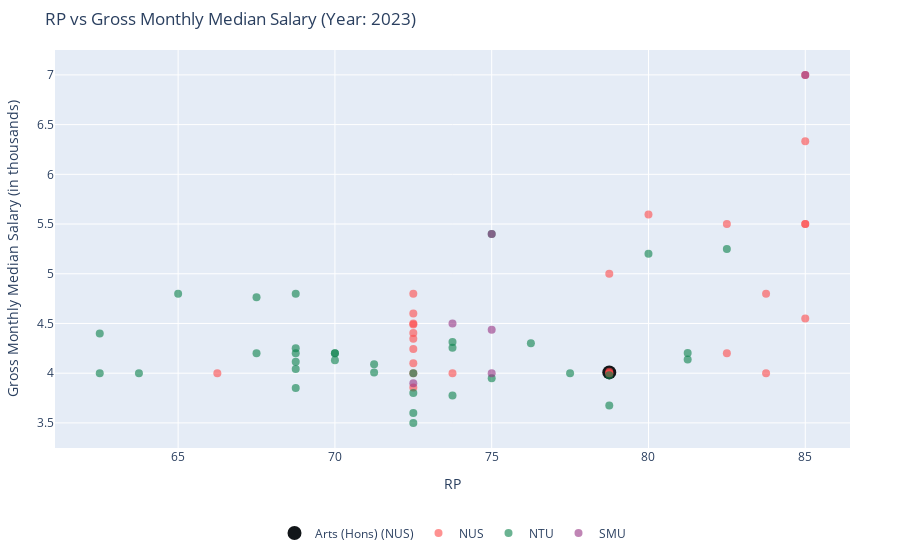

This figure's notebook cell:
### Markdown cell above
# RP vs Median

### Code cell
# Filtering data for the latest year available for the selected course
latest_year = input_df.loc[(input_df['course'] == selected_course)
                           & (input_df['uni']==selected_uni), 'year'].max()
filtered_df = input_df[(input_df['year'] == latest_year)
                       & (input_df.summary_row==0)].copy()

# Divide gross_monthly_median by 1,000 for formatting
filtered_df['gross_monthly_median'] = filtered_df['gross_monthly_median'] / 1000

# Add custom data for tooltips (course name, RP, and gross monthly median)
filtered_df['tooltip'] = filtered_df.apply(lambda row: f"{row['course']}<br>RP: {row['RP']}<br>Median Salary: ${row['gross_monthly_median']:.2f}K", axis=1)
filtered_df['empty'] = ""

# Creating the scatter plot [NUS, NTU, SMU]
colors = ['#fe4a49', '#09814a', '#963484']
color_map = {uni: colors[i % len(colors)] for i, uni in enumerate(filtered_df['uni'].unique())}
# Store Graph Object traces
traces = []

# Highlighting the selected course
selected_data = filtered_df[(filtered_df['course'] == selected_course)
                            & (filtered_df.uni==selected_uni)]
selected_trace= go.Scatter(
            x=selected_data['RP'], 
            y=selected_data['gross_monthly_median'], 
            mode='markers', 
            name=f"{selected_course} ({selected_uni})", 
            marker=dict(color='#121619', size=14),
            hovertemplate='<b>{}</b><br>RP: {}<br>Median Salary: ${:.2f}K'.format(selected_course, selected_data['RP'].values[0], selected_data['gross_monthly_median'].values[0])
        )
traces.append(selected_trace)

# Other courses data
other_courses_df = filtered_df.loc[~((filtered_df.course == selected_course)
                                 & (filtered_df.uni==selected_uni))]

# Iterate over all other uni courses by uni
for uni in other_courses_df['uni'].unique():
    uni_data = other_courses_df[other_courses_df['uni'] == uni]
    trace = go.Scatter(
        x=uni_data['RP'],
        y=uni_data['gross_monthly_median'],
        mode='markers',
        name=uni,
        marker=dict(color=color_map[uni], size=8, opacity=0.6),
        customdata=uni_data['tooltip'],
        hovertemplate='%{customdata}'  # This ensures only the custom tooltip is displayed
    )
    # Add the trace
    traces.append(trace)




# Create the layout
layout = go.Layout(
    title=f"RP vs Gross Monthly Median Salary (Year: {latest_year})",
    xaxis=dict(title='RP'),
    yaxis=dict(title='Gross Monthly Median Salary (in thousands)'),
    legend=dict(title=None, orientation="h", yanchor="bottom", y=-0.25, xanchor="center", x=0.5),
    margin=dict(l=50, r=50, t=50, b=100)
)

# Create the figure
fig = go.Figure(data=traces, layout=layout)

fig.show()

### Figure 1 — Plotly figure (JSON) as saved in the notebook; plotly's stock layout.template omitted (floating-point values rounded to 4 significant figures)
{"data": [{"hovertemplate": "<b>Arts (Hons)</b><br>RP: 78.75<br>Median Salary: $4.01K", "marker": {"color": "#121619", "size": 14}, "mode": "markers", "name": "Arts (Hons) (NUS)", "type": "scatter", "x": [78.75], "y": [4.008]}, {"customdata": ["Real Estate<br>RP: 73.75<br>Median Salary: $4.00K", "Business Analytics<br>RP: 85.0<br>Median Salary: $5.50K", "Computer Science<br>RP: 85.0<br>Median Salary: $6.33K", "Information Security<br>RP: 82.5<br>Median Salary: $5.50K", "Information Systems<br>RP: 85.0<br>Median Salary: $5.50K", "Industrial Design<br>RP: 78.75<br>Median Salary: $4.00K", "Architecture<br>RP: 68.75<br>Median Salary: $nanK", "Project & Facilities Management<br>RP: 72.5<br>Median Salary: $3.85K", "Social Sciences<br>RP: 78.75<br>Median Salary: $4.01K", "Nursing (Hons)<br>RP: 66.25<br>Median Salary: $4.00K", "Medicine<br>RP: 85.0<br>Median Salary: $nanK", "Mechanical Engineering<br>RP: 72.5<br>Median Salary: $4.49K", "Law<br>RP: 85.0<br>Median Salary: $7.00K", "Accountancy (Hons)<br>RP: 82.5<br>Median Salary: $4.20K", "Business Administration (Hons)<br>RP: 83.75<br>Median Salary: $4.80K", "Environmental Studies<br>RP: 83.75<br>Median Salary: $4.00K", "Civil Engineering<br>RP: 72.5<br>Median Salary: $4.00K", "Electrical Engineering<br>RP: 72.5<br>Median Salary: $4.80K", "Computer Engineering<br>RP: 80.0<br>Median Salary: $5.59K", "Engineering Science<br>RP: 72.5<br>Median Salary: $4.50K", "Industrial and Systems Engineering<br>RP: 72.5<br>Median Salary: $4.60K", "Environmental Engineering<br>RP: 72.5<br>Median Salary: $4.24K", "Materials Science and Engineering<br>RP: 72.5<br>Median Salary: $4.35K", "Data Science and Analytics<br>RP: 78.75<br>Median Salary: $5.00K", "Science (Hons)<br>RP: 78.75<br>Median Salary: $4.00K", "Chemical Engineering<br>RP: 72.5<br>Median Salary: $4.41K", "Dentistry<br>RP: 85.0<br>Median Salary: $4.55K", "Biomedical Engineering<br>RP: 72.5<br>Median Salary: $4.10K"], "hovertemplate": "%{customdata}", "marker": {"color": "#fe4a49", "opacity": 0.6, "size": 8}, "mode": "markers", "name": "NUS", "type": "scatter", "x": [73.75, 85, 85, 82.5, 85, 78.75, 68.75, 72.5, 78.75, 66.25, 85, 72.5, 85, 82.5, 83.75, 83.75, 72.5, 72.5, 80, 72.5, 72.5, 72.5, 72.5, 78.75, 78.75, 72.5, 85, 72.5], "y": [4, 5.5, 6.333, 5.5, 5.5, 4, null, 3.855, 4.015, 4, null, 4.49, 7, 4.2, 4.8, 4, 4, 4.8, 5.595, 4.5, 4.6, 4.243, 4.346, 5, 4, 4.405, 4.55, 4.1]}, {"customdata": ["Accountancy<br>RP: 72.5<br>Median Salary: $3.60K", "History<br>RP: 70.0<br>Median Salary: $4.20K", "Public Policy and Global Affairs<br>RP: 81.25<br>Median Salary: $4.20K", "Arts (Education)<br>RP: 70.0<br>Median Salary: $4.13K", "Environmental Engineering<br>RP: 68.75<br>Median Salary: $4.12K", "Electrical and Electronic Engineering<br>RP: 65.0<br>Median Salary: $4.80K", "Mathematical Sciences<br>RP: 68.75<br>Median Salary: $4.25K", "Computer Science<br>RP: 80.0<br>Median Salary: $5.20K", "Chemistry and Biological Chemistry<br>RP: 72.5<br>Median Salary: $3.80K", "Civil Engineering<br>RP: 63.75<br>Median Salary: $4.00K", "Maritime Studies<br>RP: 68.75<br>Median Salary: $4.20K", "Art, Design and Media<br>RP: 72.5<br>Median Salary: $3.50K", "Sociology<br>RP: 71.25<br>Median Salary: $4.01K", "Chinese<br>RP: 71.25<br>Median Salary: $4.09K", "Communication Studies<br>RP: 78.75<br>Median Salary: $3.67K", "Economics<br>RP: 73.75<br>Median Salary: $4.31K", "Linguistics and Multilingual Studies<br>RP: 75.0<br>Median Salary: $3.95K", "English<br>RP: 73.75<br>Median Salary: $3.77K", "Psychology<br>RP: 77.5<br>Median Salary: $4.00K", "Science (Education)<br>RP: 76.25<br>Median Salary: $4.30K", "Sports Science and Management<br>RP: 68.75<br>Median Salary: $3.85K", "Aerospace Engineering<br>RP: 67.5<br>Median Salary: $4.76K", "Physics / Applied Physics<br>RP: 62.5<br>Median Salary: $4.00K", "Business<br>RP: 73.75<br>Median Salary: $4.25K", "Bioengineering<br>RP: 68.75<br>Median Salary: $4.04K", "Chemical and Biomolecular Engineering<br>RP: 70.0<br>Median Salary: $4.20K", "Computer Engineering<br>RP: 75.0<br>Median Salary: $5.40K", "Mechanical Engineering<br>RP: 62.5<br>Median Salary: $4.40K", "Biological Sciences<br>RP: 78.75<br>Median Salary: $3.98K", "Information Engineering and Media<br>RP: 68.75<br>Median Salary: $4.80K", "Materials Engineering<br>RP: 67.5<br>Median Salary: $4.20K", "Philosophy<br>RP: 72.5<br>Median Salary: $4.00K", "Data Science & Artificial Intelligence<br>RP: 82.5<br>Median Salary: $5.25K", "Medicine<br>RP: 85.0<br>Median Salary: $nanK", "Environmental Earth Systems Science<br>RP: 81.25<br>Median Salary: $4.14K"], "hovertemplate": "%{customdata}", "marker": {"color": "#09814a", "opacity": 0.6, "size": 8}, "mode": "markers", "name": "NTU", "type": "scatter", "x": [72.5, 70, 81.25, 70, 68.75, 65, 68.75, 80, 72.5, 63.75, 68.75, 72.5, 71.25, 71.25, 78.75, 73.75, 75, 73.75, 77.5, 76.25, 68.75, 67.5, 62.5, 73.75, 68.75, 70, 75, 62.5, 78.75, 68.75, 67.5, 72.5, 82.5, 85, 81.25], "y": [3.6, 4.2, 4.202, 4.129, 4.115, 4.8, 4.25, 5.2, 3.8, 4, 4.2, 3.498, 4.008, 4.09, 3.675, 4.314, 3.95, 3.775, 4, 4.3, 3.85, 4.763, 4, 4.255, 4.043, 4.2, 5.4, 4.4, 3.98, 4.8, 4.2, 4, 5.25, null, 4.138]}, {"customdata": ["Social Sciences<br>RP: 75.0<br>Median Salary: $4.00K", "Business Management<br>RP: 75.0<br>Median Salary: $4.44K", "Accountancy<br>RP: 72.5<br>Median Salary: $3.90K", "Information Systems<br>RP: 75.0<br>Median Salary: $5.40K", "Economics<br>RP: 73.75<br>Median Salary: $4.50K", "Law<br>RP: 85.0<br>Median Salary: $7.00K"], "hovertemplate": "%{customdata}", "marker": {"color": "#963484", "opacity": 0.6, "size": 8}, "mode": "markers", "name": "SMU", "type": "scatter", "x": [75, 75, 72.5, 75, 73.75, 85], "y": [4, 4.436, 3.9, 5.4, 4.5, 7]}], "layout": {"legend": {"orientation": "h", "x": 0.5, "xanchor": "center", "y": -0.25, "yanchor": "bottom"}, "margin": {"b": 100, "l": 50, "r": 50, "t": 50}, "title": {"text": "RP vs Gross Monthly Median Salary (Year: 2023)"}, "xaxis": {"title": {"text": "RP"}}, "yaxis": {"title": {"text": "Gross Monthly Median Salary (in thousands)"}}}}
